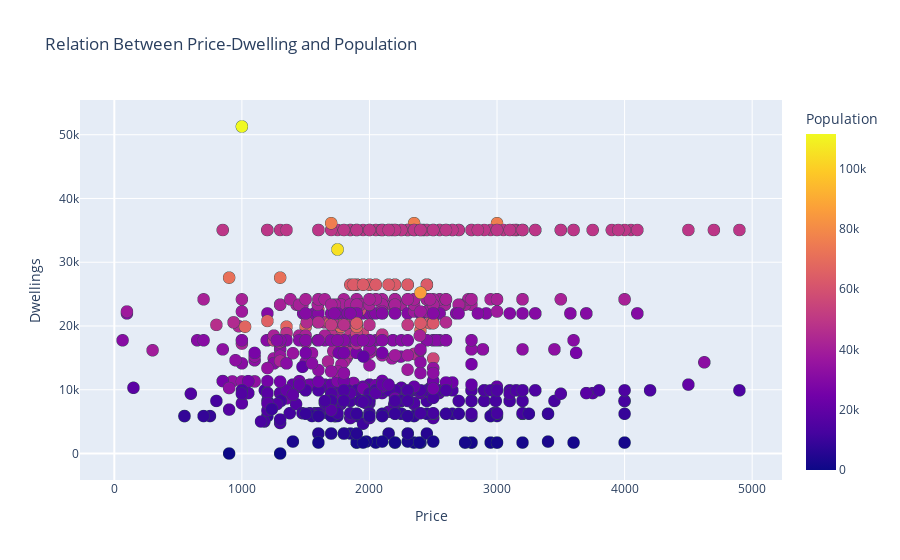

This figure's notebook cell:
### Code cell
df2 = dataset[dataset['Price'] <= 5000]
fig = px.scatter(df2, x='Price', y='Dwellings', hover_name='Population',
          title='Relation Between Price-Dwelling and Population', color='Population')

fig.update_traces(marker=dict(size=12,
                              line=dict(width=0.5,
                                        color='DarkSlateGrey')),
                  selector=dict(mode='markers'))

fig.show()

### Figure 1 — Plotly figure (JSON) as saved in the notebook; plotly's stock layout.template omitted (floating-point values rounded to 4 significant figures; data arrays with more than 128 entries replaced by an {"elided": "..."} marker saying what was removed)
{"data": [{"hoverlabel": {"namelength": 0}, "hovertemplate": "<b>%{hovertext}</b><br><br>Price=%{x}<br>Dwellings=%{y}<br>Population=%{marker.color}", "hovertext": {"elided": "1116 int values"}, "legendgroup": "", "marker": {"color": {"elided": "1116 int values"}, "coloraxis": "coloraxis", "line": {"color": "DarkSlateGrey", "width": 0.5}, "size": 12, "symbol": "circle"}, "mode": "markers", "name": "", "showlegend": false, "type": "scattergl", "x": {"elided": "1116 int values"}, "xaxis": "x", "y": {"elided": "1116 int values"}, "yaxis": "y"}], "layout": {"coloraxis": {"colorbar": {"title": {"text": "Population"}}, "colorscale": [[0, "#0d0887"], [0.1111, "#46039f"], [0.2222, "#7201a8"], [0.3333, "#9c179e"], [0.4444, "#bd3786"], [0.5556, "#d8576b"], [0.6667, "#ed7953"], [0.7778, "#fb9f3a"], [0.8889, "#fdca26"], [1, "#f0f921"]]}, "legend": {"tracegroupgap": 0}, "title": {"text": "Relation Between Price-Dwelling and Population"}, "xaxis": {"anchor": "y", "domain": [0, 1], "title": {"text": "Price"}}, "yaxis": {"anchor": "x", "domain": [0, 1], "title": {"text": "Dwellings"}}}}
